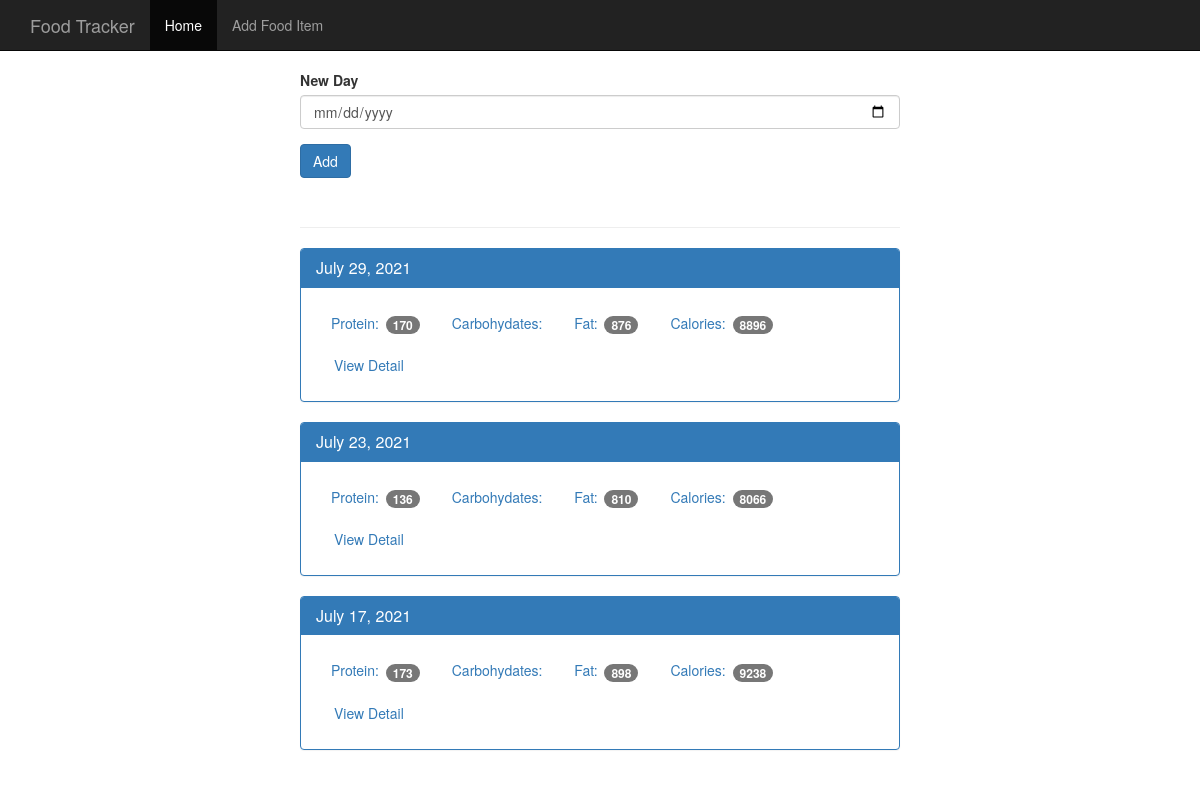
The page / on the database its author committed.
### tables this page shows
CREATE TABLE log_date(id integer primary key autoincrement, entry_date date not null);

### app.py (the view, shortened to what this page needs)
@app.route('/',methods=['GET','POST'])
def index():
    db = get_db()
    cur = db.execute('select log_date.entry_date, sum(food.protein) as protein, sum(food.carbohydrate) as carbohydrate, sum(food.fat) as fat,sum(food.calories) as calories from log_date join food_date on food_date.log_date_id = log_date.id join food on food.id = food_date.food_id group by log_date.id order by log_date.entry_date desc')
    results  = cur.fetchall()
    date_results = []
    for i in results:
        single_date = {}
        single_date['entry_date'] = i['entry_date']
        single_date['protein'] = i['protein']
        single_date['carbohydrate'] = i['carbohydrate']
        single_date['fat'] = i['fat']
        single_date['calories'] = i['calories']
        single_date['pretty_date'] = datetime.strptime(str(i['entry_date']), '%Y%m%d').strftime("%B %d, %Y")
        date_results.append(single_date)
    return render_template('home.html',results=date_results)

### app.py (called while the page is built)
def connect_db():
    sql = sqlite3.connect("C:\\Users\\vishaver\\PycharmProjects\\trackfood\\food_log.db")
    sql.row_factory = sqlite3.Row
    return sql

def get_db():
    if not hasattr(g,'sqlite3'):
        g.sqlite_db = connect_db()
    return g.sqlite_db

### templates/home.html (shortened to what this page needs)
{% extends "base.html" %}
{% block content %}
    <nav class="navbar navbar-inverse navbar-fixed-top">
      <div class="container">
        <div class="navbar-header">
          <a class="navbar-brand" href="{{ url_for('index') }}">Food Tracker</a>
        </div>
        <div id="navbar" class="navbar-collapse collapse">
          <ul class="nav navbar-nav">
            <li class="active"><a href="{{ url_for('index') }}">Home</a></li>
            <li><a href="{{ url_for('food') }}">Add Food Item</a></li>
          </ul>
        </div>
      </div>
    </nav>
    <div class="container theme-showcase col-sm-6 col-sm-offset-3" role="main">
      <div class="row">
        <div>
          <form method="POST" action="/">
            <div class="form-group">
              <label for="new-day">New Day</label>
              <input type="date" class="form-control" name="date" id="new-day">
            </div>
            <button type="submit" class="btn btn-primary">Add</button>
          </form>
          <div class="page-header"></div>
          {% for r in results %}
          <div class="panel panel-primary">
            <div class="panel-heading">
              <h3 class="panel-title">{{ r.pretty_date }}</h3>
            </div>
            <div class="panel-body">
              <ul class="nav nav-pills" role="tablist">
                <li><a>Protein: <span class="badge">{{ r.protein }}</span></a></li>
                <li><a>Carbohydates: </a></li>
                <li><a>Fat: <span class="badge">{{ r.fat }}</span></a></li>
                <li><a>Calories: <span class="badge">{{ r.calories }}</span></a></li>
                <li><a href="{{ url_for('view',date=r.entry_date) }}" type="button" class="btn btn-link">View Detail</a></li>
              </ul>
            </div>
          </div>
          {% endfor %}
        </div>
      </div>
    </div>
 {% endblock %}

### static/theme.css (style rules this page uses)
body { padding-top: 70px; padding-bottom: 30px; }

### rows shown on the page
log_date: pretty_date "July 29, 2021", protein "170", fat "876", calories "8896"
log_date: pretty_date "July 23, 2021", protein "136", fat "810", calories "8066"
log_date: pretty_date "July 17, 2021", protein "173", fat "898", calories "9238"
